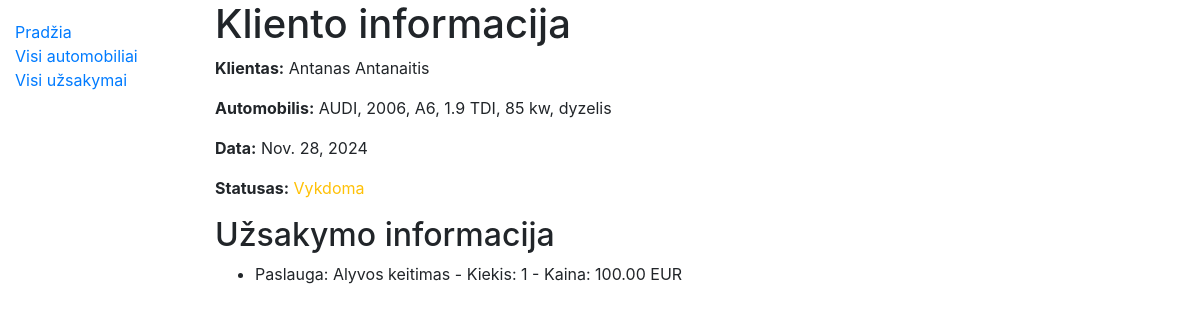
Before: /Autoservisas/uzsakymai/2/ with the older database file.
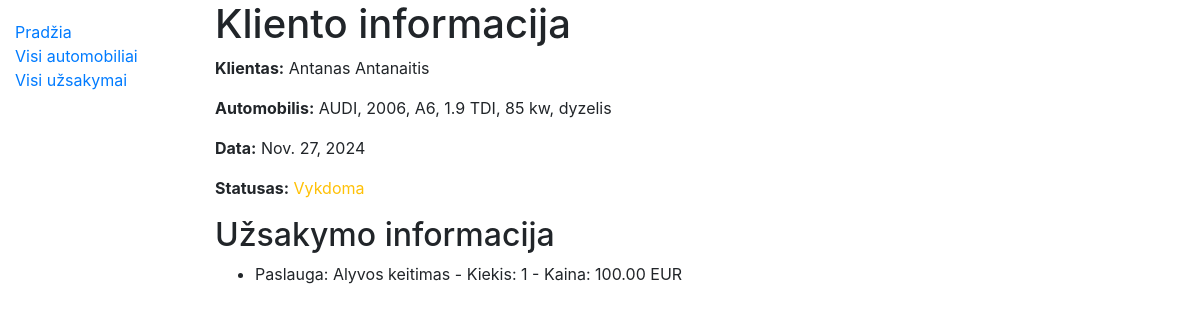
After: the same page with the newer database file.
### Autoservisas/models.py (models this page shows, shortened)
class Uzsakymas(models.Model):
    data = models.DateField('UŽSAKYMO_DATA', help_text='Įveskite užsakymo datą')
    automobilis = models.ForeignKey(AutomobilisKlientas, on_delete=models.CASCADE, help_text='Pasirinkite kliento automobilį')
    PASIRINKIMAI_STATUS = [
        ('L', 'Laukiama'),
        ('V', 'Vykdoma'),
        ('A', 'Atlikta'),
    ]
    statusas = models.CharField(max_length=10, choices=PASIRINKIMAI_STATUS, default='L', help_text='Pasirinkite užsakymo statusą',  blank=True)
    class Meta:
        verbose_name = 'Užsakymas'
        verbose_name_plural = 'Užsakymai'
        ordering = ['statusas']

class AutomobilisKlientas(models.Model):
    valstybinis_nr = models.CharField('VALSTYBINIS_NUMERIS', max_length=15, unique=True, help_text='Įveskite automobilio valstybinius numerius')
    vin_kodas = models.CharField('VIN_KODAS', max_length=100, unique=True, help_text='Įveskite automobilio VIN kodą')
    klientas = models.CharField('KLIENTO_VARDAS_PAVARDĖ',max_length=50, help_text='Įveskite kliento vardą ir pavardę')
    modelis = models.ForeignKey(AutomobilioModelis, on_delete=models.CASCADE, help_text='Pasirinkite automobilį')
    class Meta:
        verbose_name = 'Kliento automobilis'
        verbose_name_plural = 'Klientų automobiliai'
        ordering = ['klientas']

class AutomobilioModelis(models.Model):
    metai = models.CharField('AUTOMOBILIO_METAI', max_length=4, help_text='Įveskite automobilio pagaminimo metus')
    marke = models.CharField('AUTOMOBILIO_MARKĖ', max_length=20, help_text='Įveskite automobilio markę')
    modelis = models.CharField('AUTOMOBILIO_MODELIS', max_length=20, help_text='Įveskite automobilio modelį pvz. A4, M3, F10, G30, GS, LS')
    variklis = models.CharField('VARIKLIS', max_length=50, help_text='Įveskite varikio parametrus: litražą, kilovatus, kuro tipą')
    class Meta:
        verbose_name = 'Automobilio modelis'
        verbose_name_plural = 'Automobilių modeliai'
        ordering = ['marke']
    def __str__(self):
        return f"{self.marke}, {self.metai}, {self.modelis}, {self.variklis}"

### Autoservisas/views.py (the view)
# urls.py: path('uzsakymai/<int:pk>/', views.UzsakymasDetailView.as_view(), name='uzsakymas_detail')
class UzsakymasDetailView(generic.DetailView):
    model = Uzsakymas
    template_name = 'uzsakymas_detail.html'
    context_object_name = 'detalus'
    def get_context_data(self, **kwargs):
        context = super(UzsakymasDetailView, self).get_context_data(**kwargs)
        context['eilutes'] = self.object.uzsakymoeilute_set.all
        return context

### Autoservisas/templates/uzsakymas_detail.html
{% extends "base.html" %}
{% block content %}
<h1>Kliento informacija</h1>
<p><strong>Klientas:</strong> {{ detalus.automobilis.klientas }}</p>
<p><strong>Automobilis:</strong> {{ detalus.automobilis.modelis }}</p>
<p><strong>Data:</strong> {{ detalus.data }}</p>
<p><strong>Statusas:</strong><span class="{% if detalus.statusas == 'L' %}text-danger{% elif detalus.statusas == 'V' %}text-warning{% elif detalus.statusas == 'A' %}text-success{% endif %}">
        {{ detalus.get_statusas_display }}</span>
</p>
<h2>Užsakymo informacija</h2>
<ul>
    {% for eilute in eilutes %}
    <li>
        Paslauga: {{ eilute.paslauga.pavadinimas }} - Kiekis: {{ eilute.kiekis }} - Kaina: {{ eilute.paslauga.kaina }} EUR
    </li>
    {% endfor %}
</ul>
{% endblock %}

Changed rows visible on the page:
changed Uzsakymas "Vykdoma": data "Nov. 28, 2024" → "Nov. 27, 2024"
